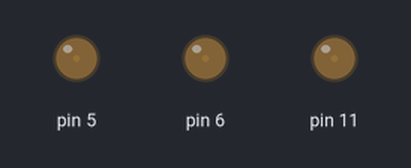
The sketch below on a simulated Arduino Uno, built with avr-gcc and run on an emulated ATmega328P. Parts: output pins drawn as LEDs (lit = HIGH).

Above: at 0.05 s.
At 1.05 s:
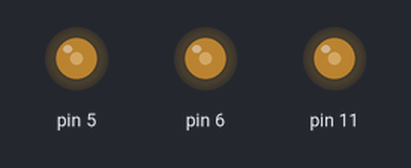
At 1.55 s:
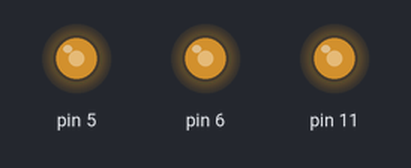
At 2.8 s:
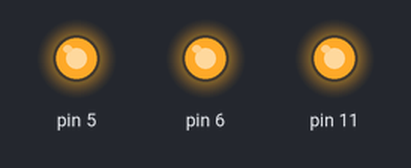
At 4.05 s:
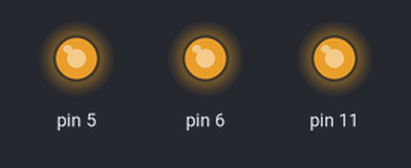
At 5.55 s:
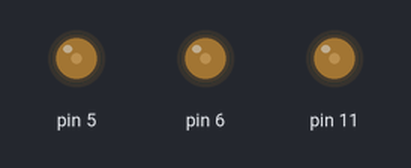
Timing chart, 0 to 9.2 s (numbered marks = the images above):
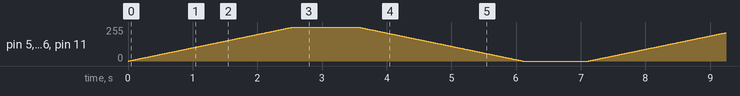

The sketch:

pwm_reg_access.ino
```cpp
// _BV(pos) (1 << (pos))
void setup() {
//pinMode (6,OUTPUT) ;
//pinMode (5,OUTPUT) ;
//pinMode (11,OUTPUT) ;

// set pwm pins   6 and 5  t ouput
  DDRD = _BV(DDD6) | _BV(DDD5);
// set pwm pin 11 to ouput
DDRB = _BV(DDB3) ;
//initialize the timer 0 (8 bit) register to 0
   TCCR0A = 0;
//initialize the timer 2 (8 bit) register to 0
TCCR2A = 0 ;
// configure the the timer 1 to be pwm fast mode non-inverting-mode
 TCCR0A = _BV(COM0A1) | _BV(COM0B1) | _BV(WGM01) | _BV(WGM00);
/*
 *_BV(WGM01) | _BV(WGM00)  set the timer 1 to pwm fast mode
 *Compare Output Mode, Fast PWM Mode tobe non inverting mode for OC0A(affects pin 6)
 *_BV(COM0A1)
 *Compare Output Mode, Fast PWM Mode tobe non inverting mode for OC0B (affects pin 4)
 *_BV(COM0B1)
 *
 */
 // configure the the timer 2 to be pwm fast mode non-inverting-mode

 TCCR2A = _BV(COM2A1) | _BV(WGM21) | _BV(WGM20);
/*
 *_BV(WGM21) | _BV(WGM20)  set the timer 2 to pwm fast mode
 *Compare Output Mode, Fast PWM Mode tobe non inverting mode for OC2A (affects pin 11)
 *_BV(COM2A1)
 *
 */

 // initialize  OUTPUT COMARE registers to 0 ( 0% duty cycle)
 OCR0A = 0; // pin 6
 OCR0B = 0; // pin 5
OCR2A = 0; // pin 11
}

void loop() {
//analogWrite(6,127);
//analogWrite(5,127);
//analogWrite(11,127);

  for (int i =0; i < 255; ++i )
{
    OCR0A = i;
  OCR0B= i ;
  OCR2A = i ;
      delay (10) ;
}
delay(1000);
  for (int i =255; i >=0; --i )
{
    OCR0A = i;
  OCR0B= i ;
  OCR2A = i ;
      delay (10) ;
}
    OCR0A = 0;
  OCR0B= 0;
  OCR2A = 0;

delay(1000);

}
```
